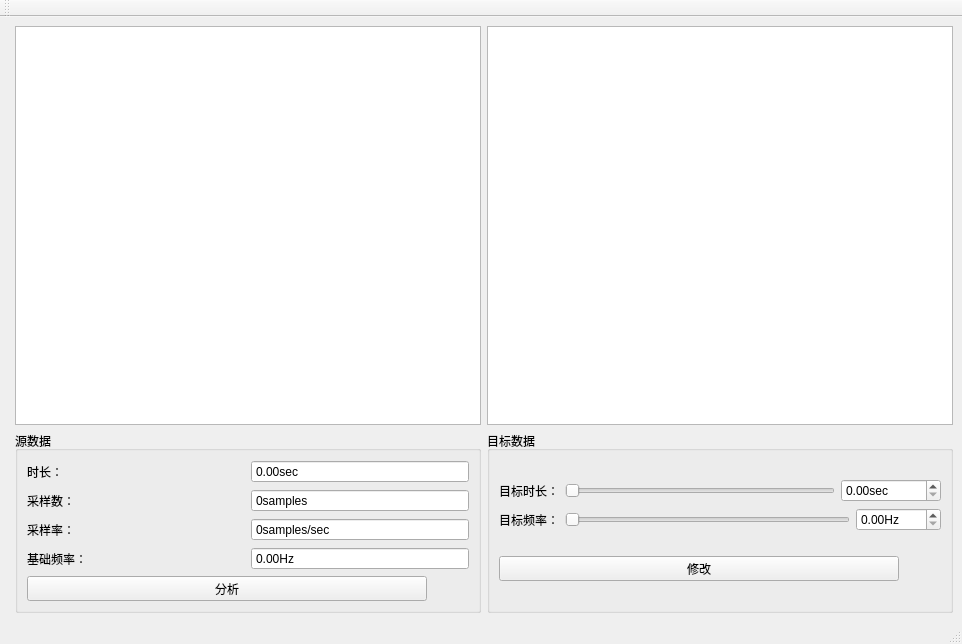
<?xml version="1.0" encoding="UTF-8"?>
<ui version="4.0">
 <class>MainWindow</class>
 <widget class="QMainWindow" name="MainWindow">
  <property name="geometry">
   <rect>
    <x>0</x>
    <y>0</y>
    <width>962</width>
    <height>644</height>
   </rect>
  </property>
  <property name="windowTitle">
   <string>TD-PSPOLA实验平台 v1.0</string>
  </property>
  <property name="windowIcon">
   <iconset resource="src.qrc">
    <normaloff>:/icon/infinity~1.ico</normaloff>:/icon/infinity~1.ico</iconset>
  </property>
  <widget class="QWidget" name="centralwidget">
   <layout class="QFormLayout" name="formLayout">
    <item row="0" column="1">
     <layout class="QHBoxLayout" name="horizontalLayout">
      <item>
       <widget class="QWchart" name="chartsrc">
        <property name="cursor" stdset="0">
         <cursorShape>CrossCursor</cursorShape>
        </property>
       </widget>
      </item>
      <item>
       <widget class="QWchart" name="chartobj">
        <property name="cursor" stdset="0">
         <cursorShape>CrossCursor</cursorShape>
        </property>
       </widget>
      </item>
     </layout>
    </item>
    <item row="1" column="1">
     <layout class="QHBoxLayout" name="horizontalLayout_2">
      <item>
       <widget class="QGroupBox" name="groupBox">
        <property name="sizePolicy">
         <sizepolicy hsizetype="Expanding" vsizetype="Preferred">
          <horstretch>0</horstretch>
          <verstretch>0</verstretch>
         </sizepolicy>
        </property>
        <property name="title">
         <string>源数据</string>
        </property>
        <layout class="QVBoxLayout" name="verticalLayout_2">
         <item>
          <layout class="QVBoxLayout" name="verticalLayout">
           <item>
            <layout class="QHBoxLayout" name="horizontalLayout_3">
             <item>
              <widget class="QLabel" name="label">
               <property name="text">
                <string>时长：</string>
               </property>
               <property name="buddy">
                <cstring>len</cstring>
               </property>
              </widget>
             </item>
             <item>
              <widget class="QDoubleSpinBox" name="len">
               <property name="readOnly">
                <bool>true</bool>
               </property>
               <property name="buttonSymbols">
                <enum>QAbstractSpinBox::NoButtons</enum>
               </property>
               <property name="suffix">
                <string>sec</string>
               </property>
               <property name="maximum">
                <double>99999999.000000000000000</double>
               </property>
               <property name="singleStep">
                <double>2.000000000000000</double>
               </property>
              </widget>
             </item>
            </layout>
           </item>
           <item>
            <layout class="QHBoxLayout" name="horizontalLayout_4">
             <item>
              <widget class="QLabel" name="label_3">
               <property name="text">
                <string>采样数：</string>
               </property>
               <property name="buddy">
                <cstring>ss</cstring>
               </property>
              </widget>
             </item>
             <item>
              <widget class="QSpinBox" name="ss">
               <property name="readOnly">
                <bool>true</bool>
               </property>
               <property name="buttonSymbols">
                <enum>QAbstractSpinBox::NoButtons</enum>
               </property>
               <property name="suffix">
                <string>samples</string>
               </property>
               <property name="prefix">
                <string/>
               </property>
               <property name="maximum">
                <number>999999999</number>
               </property>
              </widget>
             </item>
            </layout>
           </item>
           <item>
            <layout class="QHBoxLayout" name="horizontalLayout_5">
             <item>
              <widget class="QLabel" name="label_4">
               <property name="text">
                <string>采样率：</string>
               </property>
               <property name="buddy">
                <cstring>spr</cstring>
               </property>
              </widget>
             </item>
             <item>
              <widget class="QSpinBox" name="spr">
               <property name="readOnly">
                <bool>true</bool>
               </property>
               <property name="buttonSymbols">
                <enum>QAbstractSpinBox::NoButtons</enum>
               </property>
               <property name="suffix">
                <string>samples/sec</string>
               </property>
               <property name="prefix">
                <string/>
               </property>
               <property name="maximum">
                <number>9999999</number>
               </property>
              </widget>
             </item>
            </layout>
           </item>
           <item>
            <layout class="QHBoxLayout" name="horizontalLayout_6">
             <item>
              <widget class="QLabel" name="label_2">
               <property name="text">
                <string>基础频率：</string>
               </property>
               <property name="buddy">
                <cstring>fb</cstring>
               </property>
              </widget>
             </item>
             <item>
              <widget class="QDoubleSpinBox" name="fb">
               <property name="readOnly">
                <bool>true</bool>
               </property>
               <property name="buttonSymbols">
                <enum>QAbstractSpinBox::NoButtons</enum>
               </property>
               <property name="suffix">
                <string>Hz</string>
               </property>
               <property name="maximum">
                <double>20000.000000000000000</double>
               </property>
              </widget>
             </item>
            </layout>
           </item>
          </layout>
         </item>
         <item>
          <widget class="QToolButton" name="anyl">
           <property name="minimumSize">
            <size>
             <width>400</width>
             <height>0</height>
            </size>
           </property>
           <property name="text">
            <string>分析</string>
           </property>
           <property name="autoRepeatInterval">
            <number>100</number>
           </property>
          </widget>
         </item>
        </layout>
       </widget>
      </item>
      <item>
       <widget class="QGroupBox" name="groupBox_2">
        <property name="enabled">
         <bool>true</bool>
        </property>
        <property name="sizePolicy">
         <sizepolicy hsizetype="Expanding" vsizetype="Preferred">
          <horstretch>0</horstretch>
          <verstretch>0</verstretch>
         </sizepolicy>
        </property>
        <property name="title">
         <string>目标数据</string>
        </property>
        <layout class="QGridLayout" name="gridLayout">
         <item row="0" column="0">
          <layout class="QVBoxLayout" name="verticalLayout_3">
           <item>
            <layout class="QHBoxLayout" name="horizontalLayout_7">
             <item>
              <widget class="QLabel" name="label_5">
               <property name="text">
                <string>目标时长：</string>
               </property>
               <property name="buddy">
                <cstring>horizontalSlider_ot</cstring>
               </property>
              </widget>
             </item>
             <item>
              <widget class="QSlider" name="horizontalSlider_ot">
               <property name="maximum">
                <number>5</number>
               </property>
               <property name="pageStep">
                <number>1</number>
               </property>
               <property name="orientation">
                <enum>Qt::Horizontal</enum>
               </property>
              </widget>
             </item>
             <item>
              <widget class="QDoubleSpinBox" name="doubleSpinBox_ot">
               <property name="minimumSize">
                <size>
                 <width>100</width>
                 <height>0</height>
                </size>
               </property>
               <property name="suffix">
                <string>sec</string>
               </property>
               <property name="maximum">
                <double>5.000000000000000</double>
               </property>
               <property name="singleStep">
                <double>0.010000000000000</double>
               </property>
              </widget>
             </item>
            </layout>
           </item>
           <item>
            <layout class="QHBoxLayout" name="horizontalLayout_8">
             <item>
              <widget class="QLabel" name="label_6">
               <property name="text">
                <string>目标频率：</string>
               </property>
               <property name="buddy">
                <cstring>horizontalSlider_of</cstring>
               </property>
              </widget>
             </item>
             <item>
              <widget class="QSlider" name="horizontalSlider_of">
               <property name="maximum">
                <number>1500</number>
               </property>
               <property name="orientation">
                <enum>Qt::Horizontal</enum>
               </property>
              </widget>
             </item>
             <item>
              <widget class="QDoubleSpinBox" name="doubleSpinBox_of">
               <property name="suffix">
                <string>Hz</string>
               </property>
               <property name="maximum">
                <double>1500.000000000000000</double>
               </property>
              </widget>
             </item>
            </layout>
           </item>
          </layout>
         </item>
         <item row="1" column="0">
          <widget class="QToolButton" name="change">
           <property name="minimumSize">
            <size>
             <width>400</width>
             <height>0</height>
            </size>
           </property>
           <property name="text">
            <string>修改</string>
           </property>
          </widget>
         </item>
        </layout>
       </widget>
      </item>
     </layout>
    </item>
   </layout>
  </widget>
  <widget class="QStatusBar" name="statusbar"/>
  <widget class="QToolBar" name="toolBar">
   <property name="windowTitle">
    <string>toolBar</string>
   </property>
   <attribute name="toolBarArea">
    <enum>TopToolBarArea</enum>
   </attribute>
   <attribute name="toolBarBreak">
    <bool>false</bool>
   </attribute>
  </widget>
  <action name="ow">
   <property name="text">
    <string>载入波形文件</string>
   </property>
   <property name="shortcut">
    <string>Ctrl+O</string>
   </property>
  </action>
  <action name="pw">
   <property name="text">
    <string>播放载入的波形文件</string>
   </property>
   <property name="shortcut">
    <string>Ctrl+Alt+Space</string>
   </property>
  </action>
  <action name="pb">
   <property name="text">
    <string>播放修改后的波形文件</string>
   </property>
   <property name="shortcut">
    <string>Space</string>
   </property>
  </action>
  <action name="ew">
   <property name="text">
    <string>导出修改后的波形文件</string>
   </property>
   <property name="shortcut">
    <string>Ctrl+E</string>
   </property>
  </action>
  <action name="an">
   <property name="text">
    <string>分析</string>
   </property>
   <property name="shortcut">
    <string>Ctrl+A</string>
   </property>
  </action>
  <action name="ch">
   <property name="text">
    <string>修改</string>
   </property>
   <property name="shortcut">
    <string>Ctrl+D</string>
   </property>
  </action>
  <action name="ab">
   <property name="text">
    <string>关于</string>
   </property>
   <property name="shortcut">
    <string>Ctrl+I</string>
   </property>
  </action>
 </widget>
 <customwidgets>
  <customwidget>
   <class>QWchart</class>
   <extends>QGraphicsView</extends>
   <header location="global">qwchart.h</header>
  </customwidget>
 </customwidgets>
 <resources>
  <include location="src.qrc"/>
 </resources>
 <connections/>
</ui>
